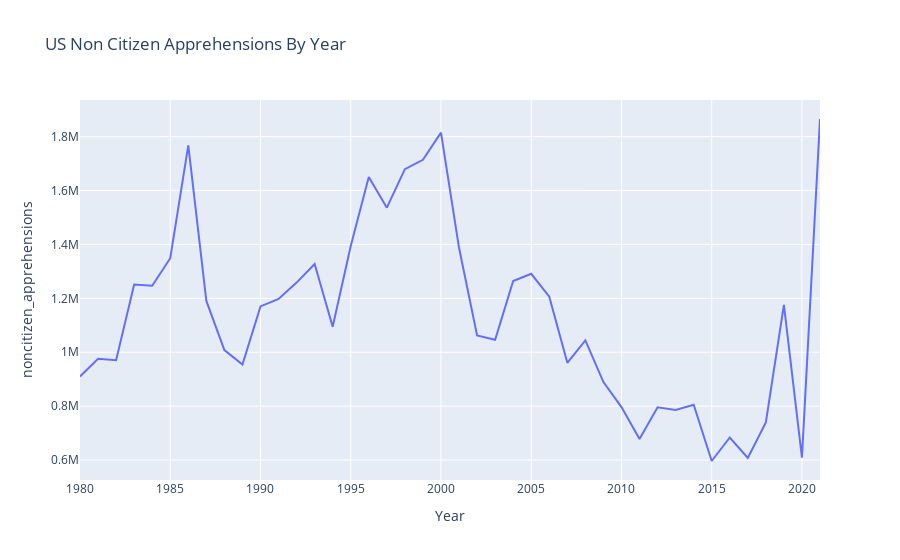

This figure's notebook cell:
### Code cell
noncitizen_apprehensions_fig = px.line(df, x='Year', y='noncitizen_apprehensions', title='US Non Citizen Apprehensions By Year')
noncitizen_apprehensions_fig.show()

### Figure 1 — Plotly figure (JSON) as saved in the notebook; plotly's stock layout.template omitted (floating-point values rounded to 4 significant figures)
{"data": [{"hovertemplate": "Year=%{x}<br>noncitizen_apprehensions=%{y}<extra></extra>", "legendgroup": "", "line": {"color": "#636efa", "dash": "solid"}, "marker": {"symbol": "circle"}, "mode": "lines", "name": "", "orientation": "v", "showlegend": false, "type": "scatter", "x": [1980, 1981, 1982, 1983, 1984, 1985, 1986, 1987, 1988, 1989, 1990, 1991, 1992, 1993, 1994, 1995, 1996, 1997, 1998, 1999, 2000, 2001, 2002, 2003, 2004, 2005, 2006, 2007, 2008, 2009, 2010, 2011, 2012, 2013, 2014, 2015, 2016, 2017, 2018, 2019, 2020, 2021], "xaxis": "x", "y": [910361, 975780, 970246, 1251357, 1246981, 1348749, 1767400, 1190488, 1008145, 954243, 1169939, 1197875, 1258481, 1327261, 1094719, 1394554, 1649986, 1536520, 1679439, 1714035, 1814729, 1387486, 1062270, 1046422, 1264232, 1291065, 1206408, 960673, 1043759, 889212, 796587, 678606, 795735, 786223, 805334, 596560, 683782, 607677, 739486, 1175841, 609265, 1865379], "yaxis": "y"}], "layout": {"legend": {"tracegroupgap": 0}, "title": {"text": "US Non Citizen Apprehensions By Year"}, "xaxis": {"anchor": "y", "domain": [0, 1], "title": {"text": "Year"}}, "yaxis": {"anchor": "x", "domain": [0, 1], "title": {"text": "noncitizen_apprehensions"}}}}
